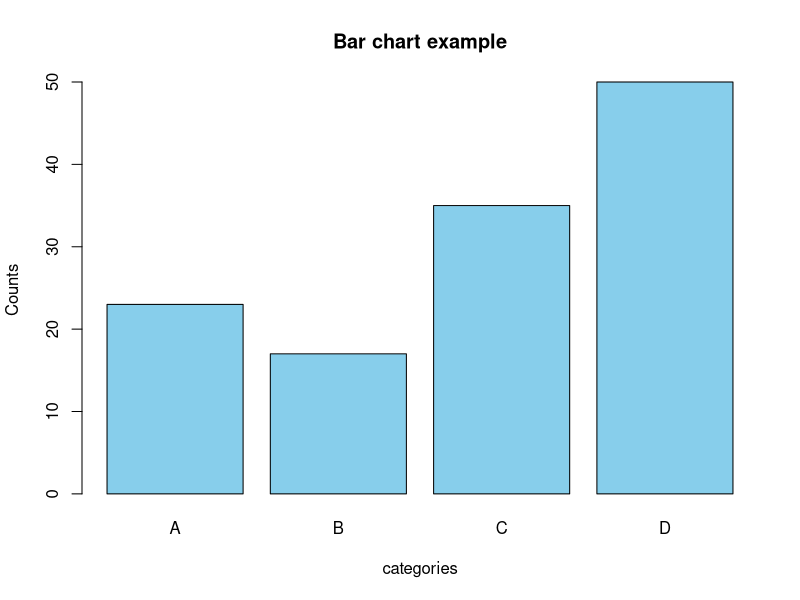

Source code (R):
counts <- c(23,17,35,50)
categories <- c("A", "B", "C", "D")

#create a bar chart
barplot(counts, names.arg = categories, 
col = "skyblue", 
main = "Bar chart example", 
xlab = "categories", 
ylab = "Counts")